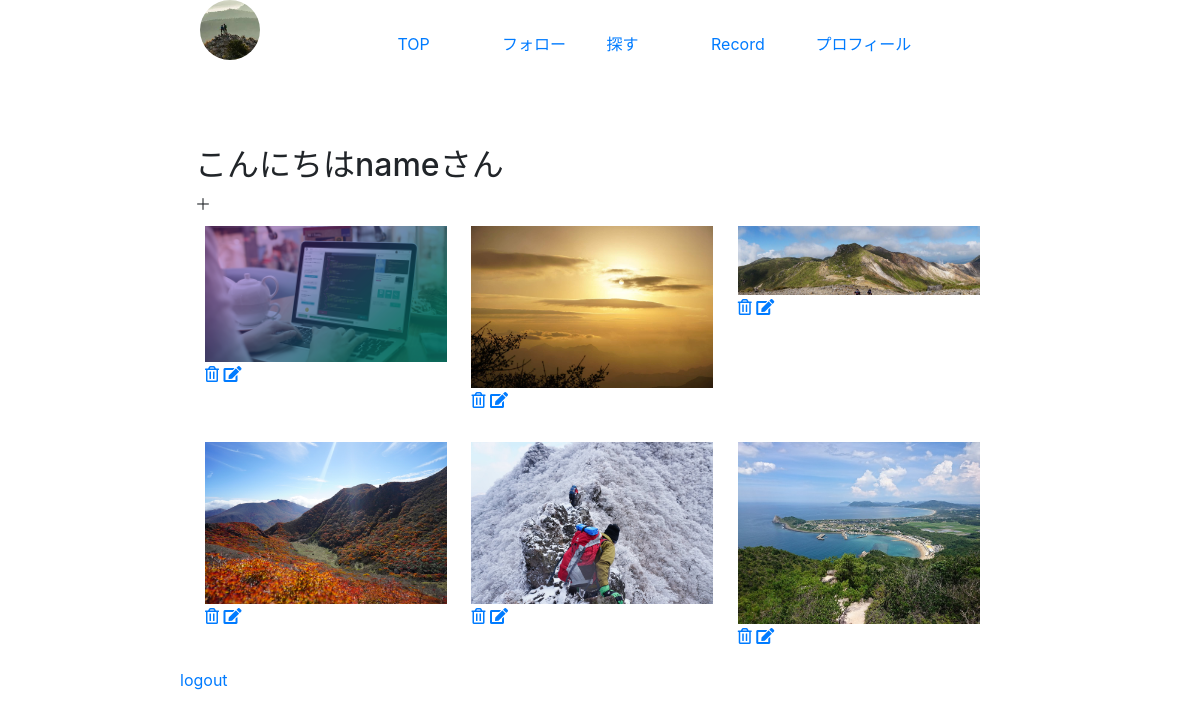
Screenshot of /input.php (signed in) with the database file from the repository.
### tables this page shows
CREATE TABLE `users_table` (
  `id` int(12) NOT NULL,
  `username` varchar(128) NOT NULL,
  `password` varchar(128) NOT NULL,
  `is_admin` int(1) NOT NULL,
  `is_deleted` int(1) NOT NULL,
  `created_at` datetime NOT NULL,
  `updated_at` datetime NOT NULL,
  `user_image` varchar(256) NOT NULL DEFAULT 'circle12.png'
);

CREATE TABLE `tozan_record_table` (
  `image_id` int(11) NOT NULL,
  `post_user_id` int(12) NOT NULL,
  `image_name` varchar(256) NOT NULL,
  `created_at` datetime NOT NULL,
  `name` varchar(255) NOT NULL,
  `date` date DEFAULT NULL,
  `time` time NOT NULL,
  `distance` int(11) NOT NULL,
  `maximumAltitude` int(11) NOT NULL
);

### input.php (the view, shortened to what this page needs)
<?php
$pdo = connect_to_db();
$user_id = $_SESSION["user_id"];
if ($_SERVER['REQUEST_METHOD'] != 'POST') {
  $sql = 'SELECT * FROM tozan_record_table WHERE post_user_id=:user_id ORDER BY created_at DESC';
  $stmt = $pdo->prepare($sql);
  $stmt->bindValue(':user_id', $user_id, PDO::PARAM_INT);
  $stmt->execute();
  $records = $stmt->fetchAll();
  $sql = 'SELECT * FROM users_table
WHERE id=:user_id ';
  $stmt = $pdo->prepare($sql);
  $stmt->bindValue(':user_id', $user_id, PDO::PARAM_INT);
  $stmt->execute();
  $status = $stmt->fetch();
} else {
  exit();
}
?>
<!DOCTYPE html>
<html lang="ja">
<head>
  <!DOCTYPE html>
  <html lang="ja">
  <link rel="stylesheet" href="css/styles.css">
  <link rel="stylesheet" href="https://stackpath.bootstrapcdn.com/bootstrap/4.3.1/css/bootstrap.min.css">
  <link rel="stylesheet" href="https://use.fontawesome.com/releases/v5.7.2/css/all.css">
</head>
<body style="width: 70%; margin: 0 auto;">
  <div id="navbar" style="display: flex; justify-content:space-between; margin-left: 20px;">
    <div><img src="user_images/<?php echo $status['user_image'] ?>" width="60px" height="60px" style="border-radius: 80%; object-fit:cover;" style=""></div>
    <ul>
      <li><a href="input.php">TOP</a></li>
      <li><a href="follow_page.php">フォロー</a></li>
      <li><a href="find_page.php">探す</a></li>
      <li><a href="data.php">Record</a></li>
      <li><a href="profile_edit.php">プロフィール</a></li>
      <li></li>
    </ul>
  </div>
  <div class="container mt-5">
    <h2>こんにちは<?php echo ($status['username']); ?>さん</h2>
    <a id="add_btn" style="display:block;">＋</a>
    <?php for ($i = 0; $i < count($records); $i++) : ?>
      <div class="thumbnail">
        <a class="modal-btn">
          <img src="images/<?php echo $records[$i]['image_name']; ?>" data-id="<?= $records[$i]['image_id'] ?>" width="100%" height="auto" class="mr-3">
        </a>
        <div class="media-body">
          <a href="javascript:void(0);" onclick="var ok = confirm('削除しますか？'); if (ok) location.href='execution.php/delete.php?id=<?= $records[$i]['image_id']; ?>'">
            <i class="far fa-trash-alt"></i> </a>
          <a href="edit.php?id=<?= $records[$i]["image_id"]; ?>" class="fas fa-edit"></a>
        </div>
      </div>
    <?php endfor; ?>
  </div>
  <a href="execution.php/logout.php">logout</a>
</body>
</html>

### css/styles.css (style rules this page uses)
#navbar { display: flex; justify-content: flex-end; }
#navbar li { display: inline-block; width: 100px; height: 50px; }

### input.php (style rules this page uses)
.thumbnail { width: 32.3333%; display: inline-block; vertical-align: top; margin-bottom: 10px; padding: 10px; box-sizing: border-box; }

### rows the page displays
users_table: user_image (picture), username "name"
tozan_record_table: image_name (picture)
tozan_record_table: image_name (picture)
tozan_record_table: image_name (picture)
tozan_record_table: image_name (picture)
tozan_record_table: image_name (picture)
tozan_record_table: image_name (picture)
